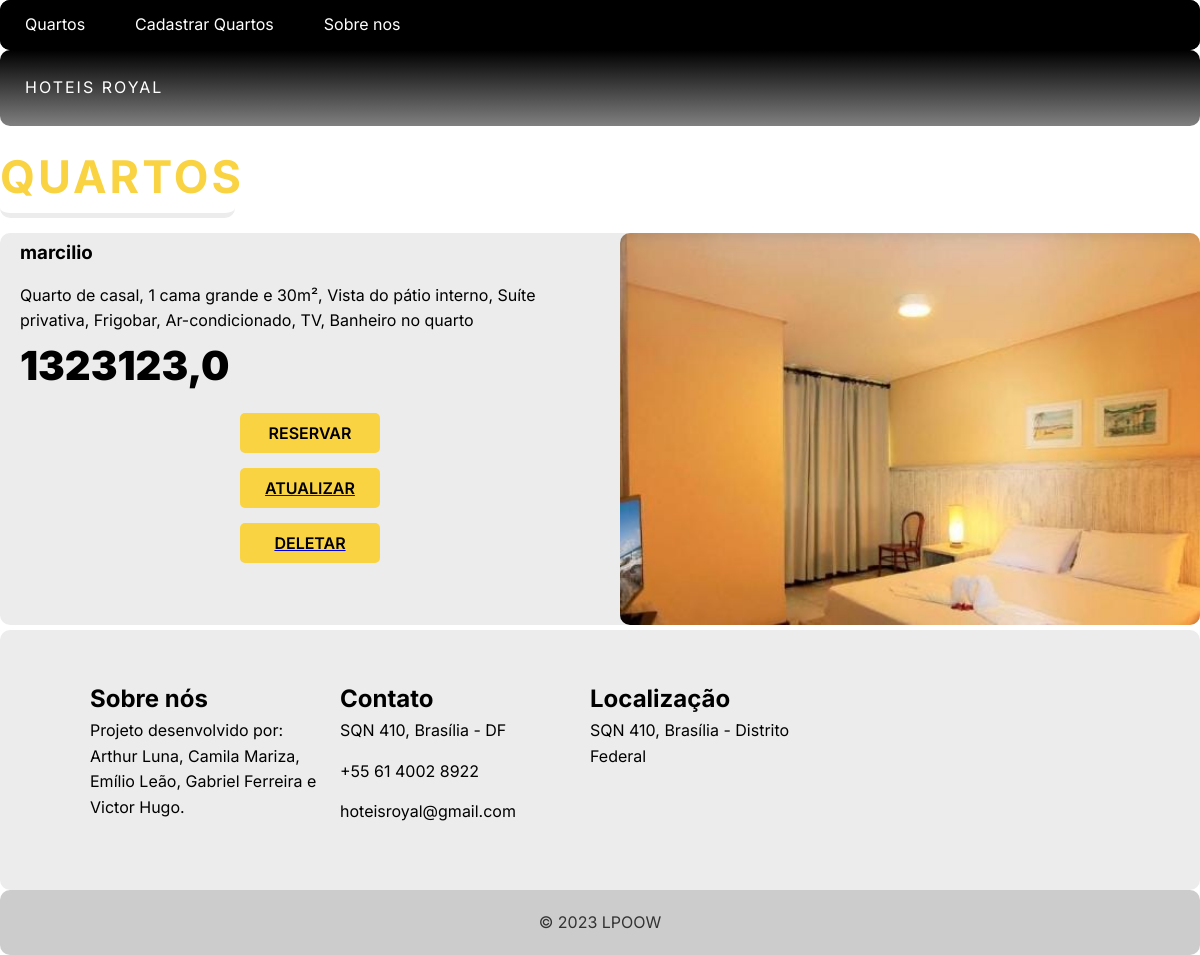
Before: /room/26/ with the older database file.
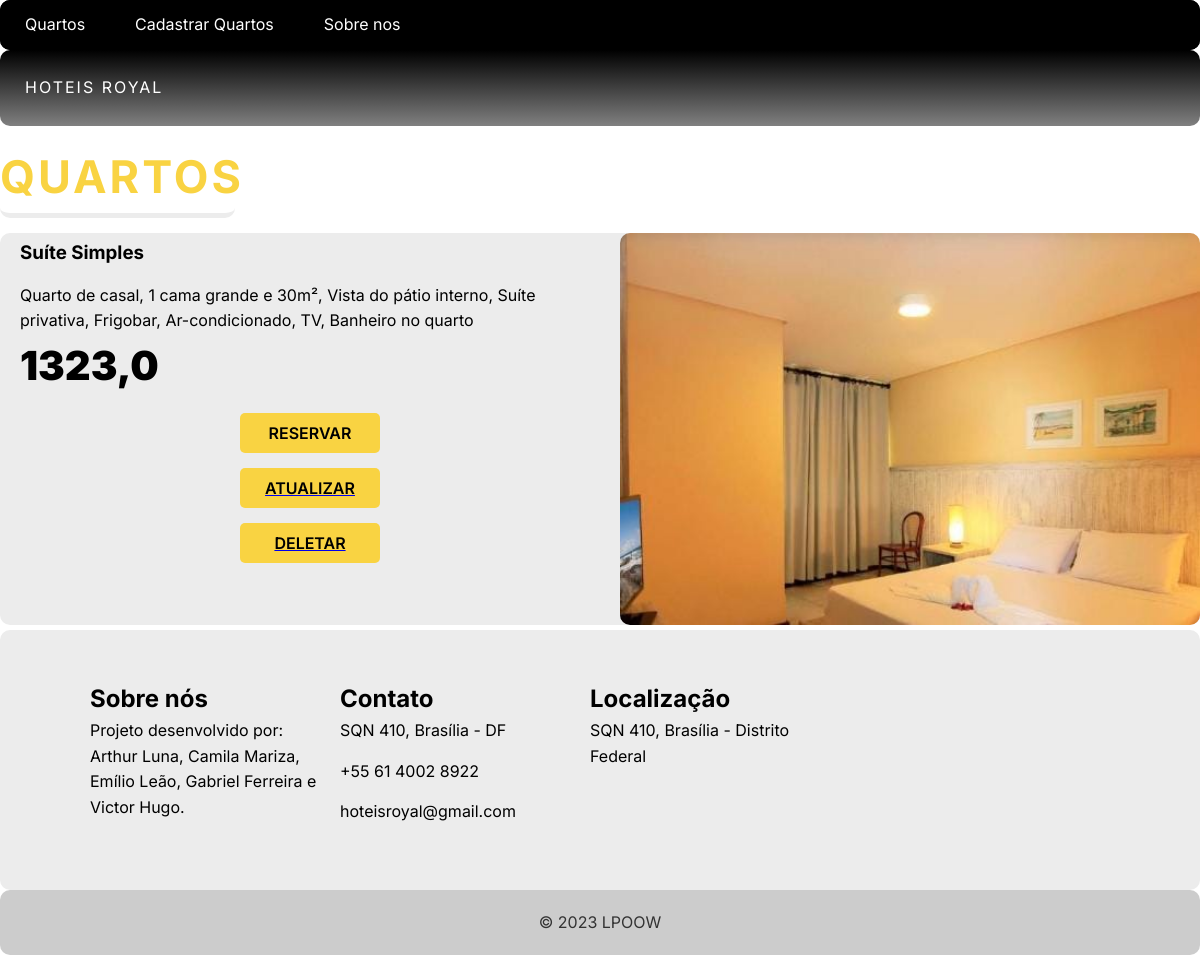
After: the same page with the newer database file.
### trivagoHotel/models.py (models this page shows, shortened)
class Hotel(models.Model):
    id = models.AutoField(primary_key=True)
    model = models.CharField(max_length=600)
    desc = models.CharField(max_length=600)
    brand = models.ForeignKey(Brand, on_delete=models.PROTECT, related_name='hotel_brand')
    value = models.FloatField(blank=True, null=True)
    photo = models.ImageField(upload_to='trivagoHotel/', blank=True, null=True)

### trivagoHotel/views.py (the view)
# urls.py: path('room/<int:pk>/', HotelDetailView.as_view(), name='room_detail' ),
class HotelDetailView(DetailView):
    model = Hotel
    template_name = 'room_detail.html'

### trivagoHotel/templates/room_detail.html (shortened to what this page needs)
{% extends "base.html"%}
{% block content %}
<html>
    <head>
    </head>
    <body>
                <header class = "header" id = "header">
            <div class = "head">
                <div class = "cabeçalho">
                    <span>HOTEIS ROYAL</span>
                </div>
            </div>
        </header>
        <section class = "quartos sec-width" id = "quartos">
            <div class = "titulo">
                <h2>Quartos</h2>
            </div>
            <article class = "quarto">
                <div class = "quarto-image">
                    <img src = "{{ hotel.photo.url }}" alt = "quarto image">
                </div>
                <div class = "quarto-text">
                    <h3>{{hotel.model}}</h3>
                    <ul>
                        <li>
                            {{hotel.desc}}
                        </li>
                        <p class = "preco">
                        <span>{{hotel.value}}</span>
                    </p>
                    <button type = "button" class = "btn">RESERVAR</button>
                    <a href="{% url 'room_update' hotel.pk%}">
                      <button type = "button" class = "btn">ATUALIZAR</button>
                    </a>
                    <a href="{% url 'room_delete' hotel.pk%}">
                      <button type = "button" class = "btn">DELETAR</button>
                    </a>
                </div>
            </article>
        </section>
        <footer class = "cabecalho">
            <div class = "cabecalho-container">
                <div>
                    <h2>Sobre nós </h2>
                    <p>Projeto desenvolvido por: Arthur Luna, Camila Mariza, Emílio Leão, Gabriel Ferreira e Victor Hugo.</p>
                </div>
                <div>
                    <h2>Contato</h2>
                    <div class = "contato">
                        <span>
                            SQN 410, Brasília - DF
                        </span>
                    </div>
                    <div class = "contato">
                        <span>
                            +55 61 4002 8922
                        </span>
                    </div>
                    <div class = "contato">
                        <span>
                            hoteisroyal@gmail.com
                        </span>
                    </div>
                </div>
                <div>
                    <h2>Localização</h2>
                    <div class = "contato">
                        <span>
                            SQN 410, Brasília - Distrito Federal
                        </span>
                    </div>
                    </div>
                </div>
        </footer>
    </body>
</html>
{% endblock %}

### app/templates/base.html (shortened to what this page needs)
<!DOCTYPE html>
<html lang="en">
<head>
</head>
<body>
  <header>
    <nav>
      <ul>
          <li><a href="{% url 'hotels_list' %}">Quartos</a></li>
          <li><a href="{% url 'new_room' %}">Cadastrar Quartos</a></li>
          <li><a href="{% url 'about' hotel.pk%}">Sobre nos</a></li>
      </ul>
    </nav>
  </header>
  <main>
    {% block content %}
    {% endblock %}
  </main>
  <footer>
    <p>&copy; 2023 LPOOW </p>
  </footer>
</body>
</html>

### app/templates/base.html (style rules this page uses)
body { font-family: 'Open Sans', sans-serif; background-color: white; color: #333; margin: 0; padding: 0; }
header { background-color: black; color: #fff; text-align: center; }
footer { background-color: #ccc; color: #333; padding: 20px; text-align: center; }
nav { background-color: black; color: #fff; height: 50px; display: flex; justify-content: space-between; align-items: center; }
nav ul { list-style: none; margin: 0; padding: 0; display: flex; }
nav ul li { margin: 0 10px; }
nav ul li a { color: #fff; text-decoration: none; font-size: 16px; padding: 15px; transition: all 0.3s ease; }

### trivagoHotel/templates/room_detail.html (style rules this page uses)
:root { --transition: all 0.7s ease; --yellow: #f9d342; --dark: #ececec; }
* { box-sizing: border-box; padding: 0; margin: 0; font-family: 'Inter', sans-serif; border-radius: 10px; }
html { scroll-behavior: smooth; }
body { line-height: 1.6; }
.btn { font-size: 16px; text-transform: uppercase; font-weight: 600; border: none; border-radius: 5px; padding: 10px; width: 140px; display: block; margin: 15px auto; cursor: pointer; transition: var(--transition); background-color: #f9d342; }
img { width: 100%; display: block; }
.header { background: linear-gradient(black, gray); color: white; padding: 25px; display: flex; flex-direction: column; }
.head { display: flex; justify-content: space-between; }
.head span { cursor: pointer; letter-spacing: 2px; }
.cabecalho { background: var(--dark); color: #000000; }
.cabecalho-container { width: 85vw; margin: 0 auto; padding: 30px 0; }
.cabecalho-container { display: grid; padding-right: 20px; }
.cabecalho { text-align: left; }
.cabecalho-container { grid-template-columns: repeat(4, 1fr); }
.cabecalho-container div:nth-child(1) p { padding-right: 20px; }
.contato { margin-bottom: 15px; }
.quarto { background: var(--dark); color: white; }
.quarto-text { padding: 5px 20px; color: rgb(0, 0, 0); }
.quarto-text ul { list-style-type: none; margin: 15px 0; }
.preco span { font-size: 40px; font-weight: 900; color: rgb(0, 0, 0); }
.quarto { display: flex; margin: 5px 0; }
.quarto-image { flex: 1; }
.quarto-text { flex: 1; }
.quarto:nth-child(even) { flex-direction: row-reverse; }
.titulo { text-transform: uppercase; letter-spacing: 3px; font-size: 30px; color: var(--yellow); border-bottom: 5px solid var(--dark); width: 235px; margin: 15px 0; }

Changed rows visible on the page:
changed Hotel: model "marcilio" → "Suíte Simples"; value "1323123,0" → "1323,0"
